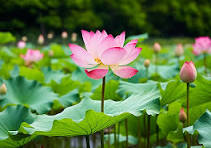
#> input picture Digital Image Processing Programs/Images/Histogram_equlization.jpg, 211 x 148 px, found by its file name
$ python Histogram_Equlization.py
#> lines starting #> are read from the running program, lines starting #| are printed output that depends on the picture
'''Program for image enhancement using Histogram equalization.'''

import cv2
import numpy as np
import matplotlib.pyplot as plt

# Read the image in grayscale
image = cv2.imread('Histogram_equlization.jpg', cv2.IMREAD_GRAYSCALE)
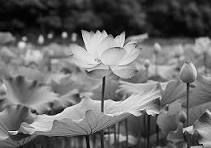
#> image: shape (148, 211); min 0, max 255, mean 106.3

# Apply histogram equalization
equalized_image = cv2.equalizeHist(image)
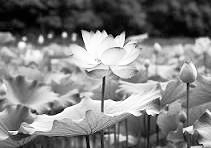
#> equalized_image: shape (148, 211); min 0, max 255, mean 128

# Display the original and equalized images
plt.figure(figsize=(10, 5))

plt.subplot(1, 2, 1)
plt.imshow(image, cmap='gray')
plt.title('Original Image')

plt.subplot(1, 2, 2)
plt.imshow(equalized_image, cmap='gray')
plt.title('Equalized Image')

plt.tight_layout()
plt.show()
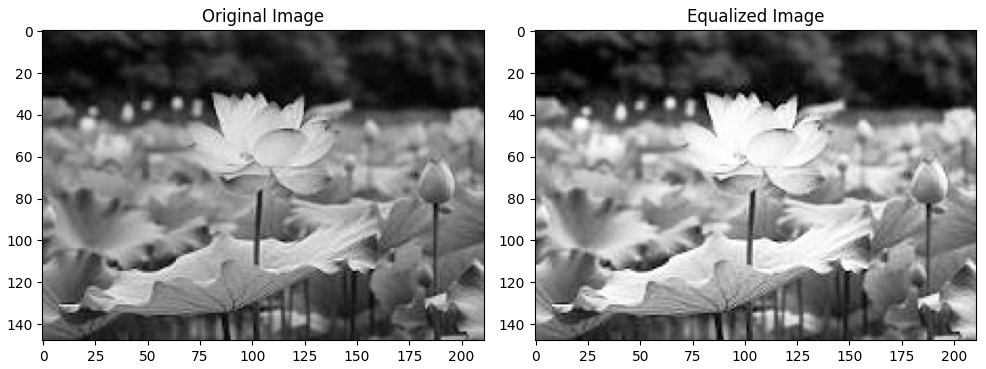
#> figure drawn by matplotlib, 2 panels

$ run again, with Digital Image Processing Programs/Images/Bit_slicing.jpg copied over Digital Image Processing Programs/Images/Histogram_equlization.jpg
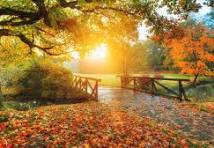
#> input picture Digital Image Processing Programs/Images/Bit_slicing.jpg, 214 x 148 px, found by its file name
#> `equalized_image = cv2.equalizeHist(image)`:
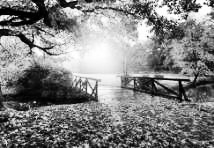
#> equalized_image: shape (148, 214); min 0, max 255, mean 128.3
#> `plt.show()`:
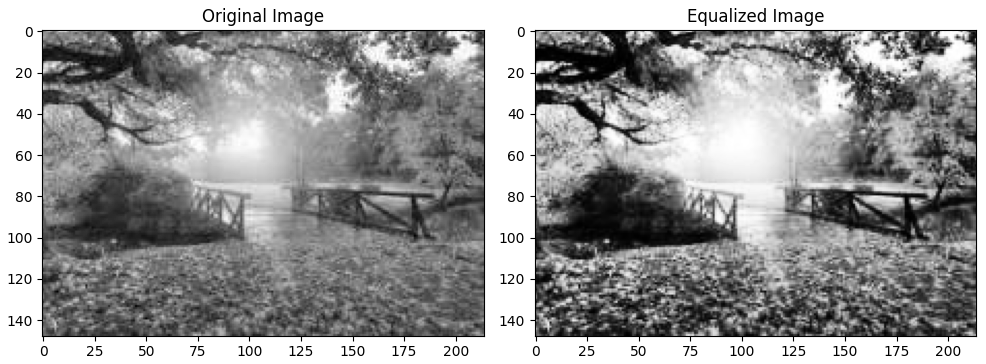
#> figure drawn by matplotlib, 2 panels

$ run again, with Digital Image Processing Programs/Images/Compression.jpg copied over Digital Image Processing Programs/Images/Histogram_equlization.jpg
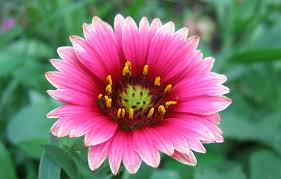
#> input picture Digital Image Processing Programs/Images/Compression.jpg, 281 x 179 px, found by its file name
#> `equalized_image = cv2.equalizeHist(image)`:
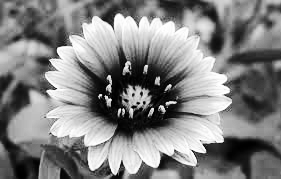
#> equalized_image: shape (179, 281); min 0, max 255, mean 128.3
#> `plt.show()`:
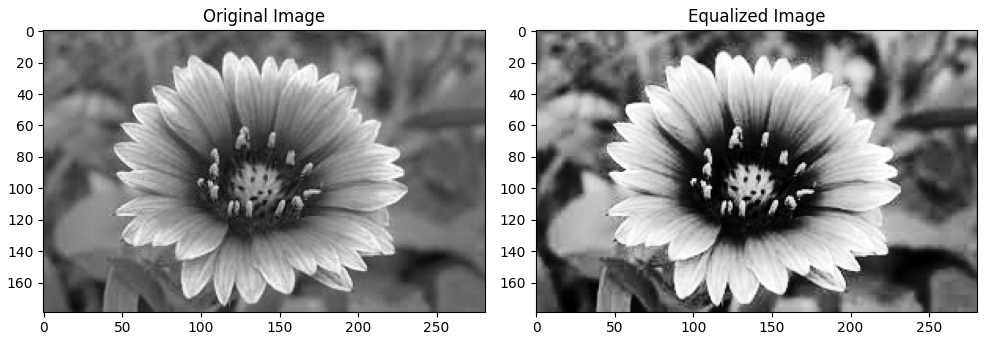
#> figure drawn by matplotlib, 2 panels

$ run again, with Digital Image Processing Programs/Images/Falls_Arth_Logi.jpg copied over Digital Image Processing Programs/Images/Histogram_equlization.jpg
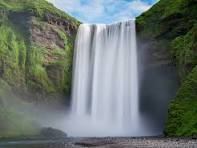
#> input picture Digital Image Processing Programs/Images/Falls_Arth_Logi.jpg, 197 x 148 px, found by its file name
#> `equalized_image = cv2.equalizeHist(image)`:
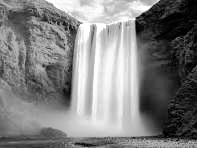
#> equalized_image: shape (148, 197); min 0, max 255, mean 128.2
#> `plt.show()`:
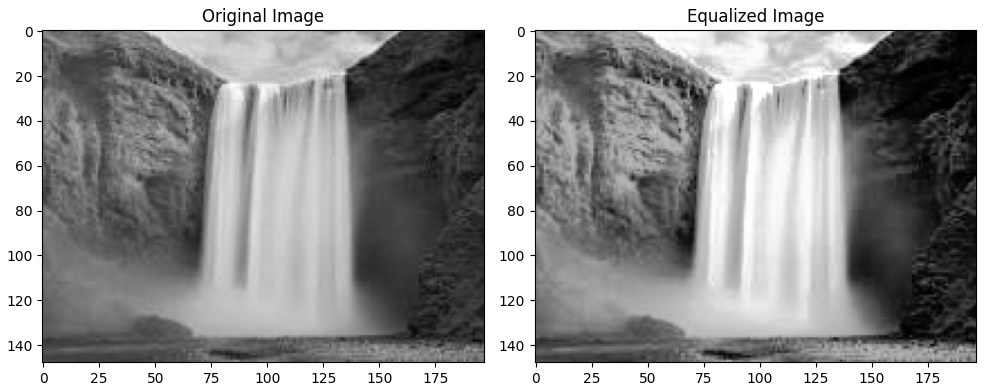
#> figure drawn by matplotlib, 2 panels
